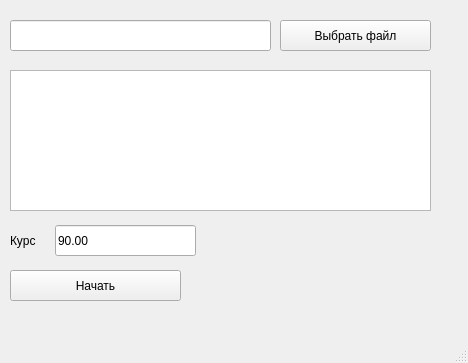
<?xml version="1.0" encoding="UTF-8"?>
<ui version="4.0">
 <class>MainWindow</class>
 <widget class="QMainWindow" name="MainWindow">
  <property name="geometry">
   <rect>
    <x>0</x>
    <y>0</y>
    <width>468</width>
    <height>363</height>
   </rect>
  </property>
  <property name="windowTitle">
   <string>MainWindow</string>
  </property>
  <widget class="QWidget" name="centralwidget">
   <widget class="QPushButton" name="SelectFile">
    <property name="geometry">
     <rect>
      <x>280</x>
      <y>20</y>
      <width>151</width>
      <height>31</height>
     </rect>
    </property>
    <property name="text">
     <string>Выбрать файл</string>
    </property>
   </widget>
   <widget class="QLineEdit" name="lineEdit">
    <property name="geometry">
     <rect>
      <x>10</x>
      <y>20</y>
      <width>261</width>
      <height>31</height>
     </rect>
    </property>
    <property name="readOnly">
     <bool>true</bool>
    </property>
   </widget>
   <widget class="QPushButton" name="RunScript">
    <property name="geometry">
     <rect>
      <x>10</x>
      <y>270</y>
      <width>171</width>
      <height>31</height>
     </rect>
    </property>
    <property name="text">
     <string>Начать</string>
    </property>
   </widget>
   <widget class="QLineEdit" name="lineEdit_2">
    <property name="enabled">
     <bool>true</bool>
    </property>
    <property name="geometry">
     <rect>
      <x>55</x>
      <y>225</y>
      <width>141</width>
      <height>31</height>
     </rect>
    </property>
    <property name="text">
     <string>90.00</string>
    </property>
   </widget>
   <widget class="QLabel" name="label">
    <property name="geometry">
     <rect>
      <x>10</x>
      <y>230</y>
      <width>41</width>
      <height>21</height>
     </rect>
    </property>
    <property name="text">
     <string>Курс</string>
    </property>
   </widget>
   <widget class="QTableView" name="tableView">
    <property name="geometry">
     <rect>
      <x>10</x>
      <y>70</y>
      <width>421</width>
      <height>141</height>
     </rect>
    </property>
   </widget>
  </widget>
  <widget class="QMenuBar" name="menubar">
   <property name="geometry">
    <rect>
     <x>0</x>
     <y>0</y>
     <width>468</width>
     <height>26</height>
    </rect>
   </property>
  </widget>
  <widget class="QStatusBar" name="statusbar"/>
 </widget>
 <resources/>
 <connections/>
</ui>
